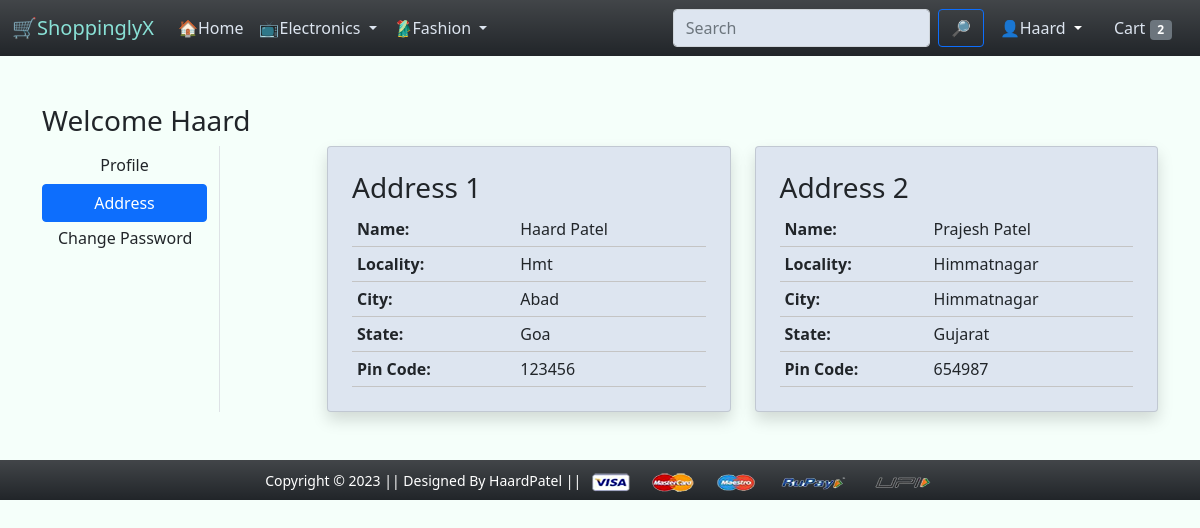
The page /address/ (signed in) on the database its author committed.
### app/models.py (models this page shows, shortened)
class Customer(models.Model):
    user = models.ForeignKey(User, on_delete=models.CASCADE)
    name = models.CharField(max_length=200)
    locality = models.CharField(max_length=200)
    city = models.CharField(max_length=50)
    zipcode = models.IntegerField()
    state = models.CharField(choices=STATE_CHOICES, max_length=50)

### app/views.py (the view)
# urls.py: path("address/", views.address, name="address"),
@login_required
def address(request):
    addr = Customer.objects.filter(user=request.user)
    return render(request, "app/address.html", {"addr": addr,"cart_items_count":cart_items_count(request)})

### app/views.py (called while the page is built)
def cart_items_count(request):
    total_items = 0
    if request.user.is_authenticated:
        total_items = len(Cart.objects.filter(user=request.user))
    return total_items

### app/templates/app/address.html (shortened to what this page needs)
{% extends 'app/base.html' %}
{% load static %}
{% block main-content %}
<div class="container my-5">
    <div class="row">
        <h3>Welcome <span class="text-capitalize"> {{request.user}} </span></h3>
        <div class="col-sm-2 border-end">
            <ul class="list-unstyled">
                <li class="d-grid"><a href="{% url 'profile' %}" class="btn">Profile</a></li>
                <li class="d-grid"><a href="{% url 'address' %}" class="btn btn-primary">Address</a></li>
                <li class="d-grid"><a class="dropdown-item" href="{% url 'changepassword' %}">Change Password</a></li>
            </ul>
        </div>
        <div class="col-sm-9 offset-sm-1">
            <div class="row">
                {% for a in addr %}
                <div class="col-sm-6">
                    <div class="card shadow p-2" style="background-color:rgb(221, 229, 240);">
                        <div class="card-body">
                            <h3>Address {{forloop.counter}}</h3>
                            <table style="width:100%">
                                <tr>
                                    <th style="padding: 5px;text-align: left;border-bottom: 1px solid #c4c4c4;">Name:</th>
                                    <td style="padding: 5px;text-align: left;border-bottom: 1px solid #c4c4c4;"><span class="text-capitalize">{{a.name}}</span></td>
                                </tr>
                                <tr>
                                    <th style="padding: 5px;text-align: left;border-bottom: 1px solid #c4c4c4;;">Locality:</th>
                                    <td style="padding: 5px;text-align: left;border-bottom: 1px solid #c4c4c4;"><span class="text-capitalize">{{a.locality}}</span></td>
                                </tr>
                                <tr>
                                    <th style="padding: 5px;text-align: left;border-bottom: 1px solid #c4c4c4;">City:</th>
                                    <td style="padding: 5px;text-align: left;border-bottom: 1px solid #c4c4c4;"><span class="text-capitalize"> {{a.city}}</span></td>
                                </tr>
                                <tr>
                                    <th style="padding: 5px;text-align: left;border-bottom: 1px solid #c4c4c4;">State:</th>
                                    <td style="padding: 5px;text-align: left;border-bottom: 1px solid #c4c4c4;"><span class="text-capitalize"> {{a.state}}</span></td>
                                </tr>
                                <tr>
                                    <th style="padding: 5px;text-align: left;border-bottom: 1px solid #c4c4c4;">Pin Code:</th>
                                    <td style="padding: 5px;text-align: left;border-bottom: 1px solid #c4c4c4;"><span class="text-capitalize"> {{a.zipcode}}</span></td>
                                </tr>
                            </table>
                        </div>
                    </div>
                </div>
                {% endfor %}
            </div>
        </div>
    </div>
</div>
{% endblock main-content %}

### app/templates/app/base.html (shortened to what this page needs)
<!doctype html>
{% load static %}
<html lang="en">
<head>
  <link href="https://cdn.jsdelivr.net/npm/bootstrap@5.0.0-beta1/dist/css/bootstrap.min.css" rel="stylesheet"
>
  <link rel="stylesheet" href="{% static 'app/css/owl.carousel.min.css' %}">
  <link rel="stylesheet" href="{% static 'app/css/all.min.css' %}">
  <link rel="stylesheet" href="{% static 'app/css/style.css' %}">
</head>
<body style="background-color:mintcream">
  <nav class="navbar navbar-expand-lg navbar-dark bg-dark bg-gradient">
    <div class="container-fluid">
      <a class="navbar-brand " style="color:rgb(137, 225, 214)" href="/">🛒ShoppinglyX</a>
      <div class="collapse navbar-collapse" id="navbarSupportedContent">
        <ul class="navbar-nav me-auto mb-2 mb-lg-0">
          <li class="nav-item">
            <a class="nav-link active " style="color:rgb(221, 229, 240);" aria-current="page" href="/">🏠Home</a>
          </li>
          <li class="nav-item dropdown">
            <a class="nav-link dropdown-toggle" style="color:rgb(221, 229, 240);" href="#" id="electronicsDropdown" role="button"
              data-bs-toggle="dropdown" aria-expanded="false">
              📺Electronics
            </a>
          </li>
          <li class="nav-item dropdown">
            <a class="nav-link dropdown-toggle" style="color:rgb(221, 229, 240);" href="#" id="fashionDropdown" role="button"
              data-bs-toggle="dropdown" aria-expanded="false">
              🥻Fashion
            </a>
          </li>
        </ul>
        <form method='get' class="d-flex" action='/search'>
          <input class="form-control me-2" type="search" placeholder="Search" aria-label="Search" style="background-color:rgb(221, 229, 240);" name="query" id="query">
          <button class="btn btn-outline-primary" type="submit">🔎</button>
        </form>
        <div>
          <ul class="navbar-nav me-auto mb-2 mb-lg-0">
            {% if request.user.is_authenticated %}
            <li class="nav-item dropdown mx-2">
              <a class="nav-link dropdown-toggle text-white" href="#" id="profileDropdown" role="button"
                data-bs-toggle="dropdown" aria-expanded="false">
                <span class="text-capitalize" style="color:rgb(221, 229, 240);"> 👤{{request.user}} </span>
              </a>
            </li>
            <li class="nav-item mx-2">
              <a href="{% url 'showcart' %}" class="nav-link" style="color:rgb(221, 229, 240);">Cart <span class="badge bg-secondary">{{cart_items_count}}</span>
              </a>
            </li>
            {% endif %}
          </ul>
        </div>
      </div>
    </div>
  </nav>
  {% block main-content %} {% endblock main-content %}
  <footer class="container-fluid bg-dark bg-gradient text-center p-2 mt-5">
    <small class="text-white">Copyright &copy; 2023 || Designed By HaardPatel || </small>
    <img src="{% static 'app/images/payment.png' %}" alt="" srcset="" class="img-fluid" height="2px">
  </footer>
</body>
</html>

### rows shown on the page
Customer: name "Haard Patel", locality "Hmt", city "Abad", state "Goa", zipcode "123456"
Customer: name "Prajesh Patel", locality "Himmatnagar", city "Himmatnagar", state "Gujarat", zipcode "654987"

### other values the page prints
{{ request.user }} "Haard"
{{ cart_items_count }} "2"
